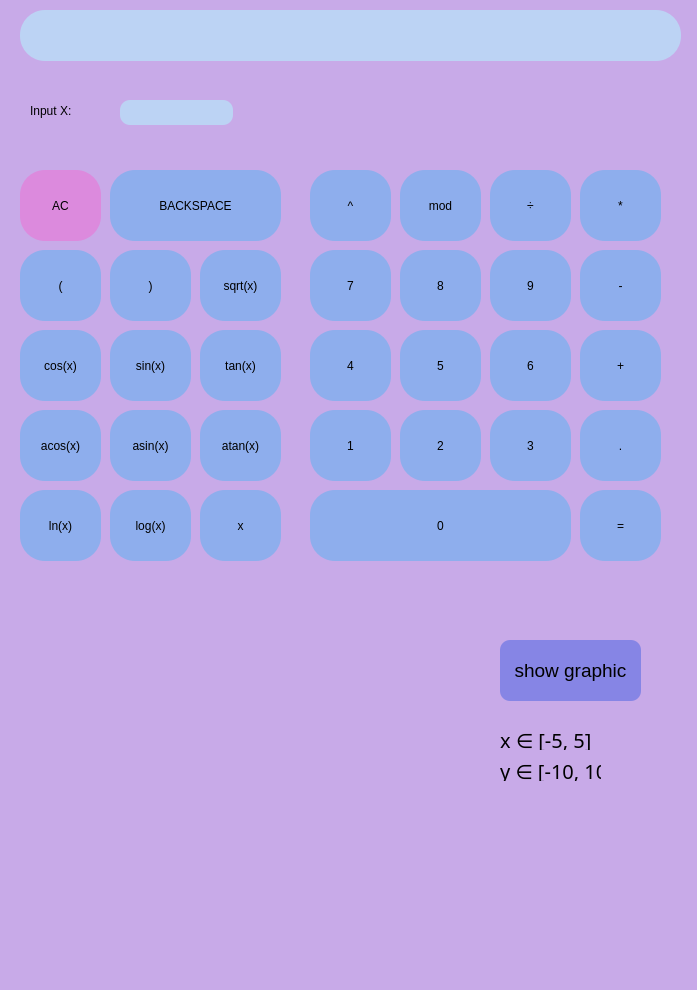
<?xml version="1.0" encoding="UTF-8"?>
<ui version="4.0">
 <class>MainWindow</class>
 <widget class="QMainWindow" name="MainWindow">
  <property name="geometry">
   <rect>
    <x>0</x>
    <y>0</y>
    <width>697</width>
    <height>990</height>
   </rect>
  </property>
  <property name="windowTitle">
   <string>MainWindow</string>
  </property>
  <property name="styleSheet">
   <string notr="true">background-color:rgb(200, 170, 232);
border-radius: 25px;</string>
  </property>
  <widget class="QWidget" name="centralwidget">
   <widget class="QPushButton" name="pushButton_0">
    <property name="geometry">
     <rect>
      <x>310</x>
      <y>490</y>
      <width>261</width>
      <height>71</height>
     </rect>
    </property>
    <property name="styleSheet">
     <string notr="true">background-color: rgb(142, 174, 237);
border-radius: 25px;</string>
    </property>
    <property name="text">
     <string>0</string>
    </property>
   </widget>
   <widget class="QPushButton" name="pushButton_dot">
    <property name="geometry">
     <rect>
      <x>580</x>
      <y>410</y>
      <width>81</width>
      <height>71</height>
     </rect>
    </property>
    <property name="styleSheet">
     <string notr="true">background-color: rgb(142, 174, 237);
border-radius: 25px;</string>
    </property>
    <property name="text">
     <string>.</string>
    </property>
   </widget>
   <widget class="QPushButton" name="pushButton_equal">
    <property name="geometry">
     <rect>
      <x>580</x>
      <y>490</y>
      <width>81</width>
      <height>71</height>
     </rect>
    </property>
    <property name="styleSheet">
     <string notr="true">background-color: rgb(142, 174, 237);
border-radius: 25px;</string>
    </property>
    <property name="text">
     <string>=</string>
    </property>
   </widget>
   <widget class="QPushButton" name="pushButton_1">
    <property name="geometry">
     <rect>
      <x>310</x>
      <y>410</y>
      <width>81</width>
      <height>71</height>
     </rect>
    </property>
    <property name="styleSheet">
     <string notr="true">background-color: rgb(142, 174, 237);
border-radius: 25px;</string>
    </property>
    <property name="text">
     <string>1</string>
    </property>
   </widget>
   <widget class="QPushButton" name="pushButton_2">
    <property name="geometry">
     <rect>
      <x>400</x>
      <y>410</y>
      <width>81</width>
      <height>71</height>
     </rect>
    </property>
    <property name="styleSheet">
     <string notr="true">background-color: rgb(142, 174, 237);
border-radius: 25px;</string>
    </property>
    <property name="text">
     <string>2</string>
    </property>
   </widget>
   <widget class="QPushButton" name="pushButton_3">
    <property name="geometry">
     <rect>
      <x>490</x>
      <y>410</y>
      <width>81</width>
      <height>71</height>
     </rect>
    </property>
    <property name="styleSheet">
     <string notr="true">background-color: rgb(142, 174, 237);
border-radius: 25px;</string>
    </property>
    <property name="text">
     <string>3</string>
    </property>
   </widget>
   <widget class="QPushButton" name="pushButton_plus">
    <property name="geometry">
     <rect>
      <x>580</x>
      <y>330</y>
      <width>81</width>
      <height>71</height>
     </rect>
    </property>
    <property name="styleSheet">
     <string notr="true">background-color: rgb(142, 174, 237);
border-radius: 25px;</string>
    </property>
    <property name="text">
     <string>+</string>
    </property>
   </widget>
   <widget class="QPushButton" name="pushButton_4">
    <property name="geometry">
     <rect>
      <x>310</x>
      <y>330</y>
      <width>81</width>
      <height>71</height>
     </rect>
    </property>
    <property name="styleSheet">
     <string notr="true">background-color: rgb(142, 174, 237);
border-radius: 25px;</string>
    </property>
    <property name="text">
     <string>4</string>
    </property>
   </widget>
   <widget class="QPushButton" name="pushButton_5">
    <property name="geometry">
     <rect>
      <x>400</x>
      <y>330</y>
      <width>81</width>
      <height>71</height>
     </rect>
    </property>
    <property name="styleSheet">
     <string notr="true">background-color: rgb(142, 174, 237);
border-radius: 25px;</string>
    </property>
    <property name="text">
     <string>5</string>
    </property>
   </widget>
   <widget class="QPushButton" name="pushButton_6">
    <property name="geometry">
     <rect>
      <x>490</x>
      <y>330</y>
      <width>81</width>
      <height>71</height>
     </rect>
    </property>
    <property name="styleSheet">
     <string notr="true">background-color: rgb(142, 174, 237);
border-radius: 25px;</string>
    </property>
    <property name="text">
     <string>6</string>
    </property>
   </widget>
   <widget class="QPushButton" name="pushButton_minus">
    <property name="geometry">
     <rect>
      <x>580</x>
      <y>250</y>
      <width>81</width>
      <height>71</height>
     </rect>
    </property>
    <property name="styleSheet">
     <string notr="true">background-color: rgb(142, 174, 237);
border-radius: 25px;</string>
    </property>
    <property name="text">
     <string>-</string>
    </property>
   </widget>
   <widget class="QPushButton" name="pushButton_7">
    <property name="geometry">
     <rect>
      <x>310</x>
      <y>250</y>
      <width>81</width>
      <height>71</height>
     </rect>
    </property>
    <property name="styleSheet">
     <string notr="true">background-color: rgb(142, 174, 237);
border-radius: 25px;</string>
    </property>
    <property name="text">
     <string>7</string>
    </property>
   </widget>
   <widget class="QPushButton" name="pushButton_8">
    <property name="geometry">
     <rect>
      <x>400</x>
      <y>250</y>
      <width>81</width>
      <height>71</height>
     </rect>
    </property>
    <property name="styleSheet">
     <string notr="true">background-color: rgb(142, 174, 237);
border-radius: 25px;</string>
    </property>
    <property name="text">
     <string>8</string>
    </property>
   </widget>
   <widget class="QPushButton" name="pushButton_9">
    <property name="geometry">
     <rect>
      <x>490</x>
      <y>250</y>
      <width>81</width>
      <height>71</height>
     </rect>
    </property>
    <property name="styleSheet">
     <string notr="true">background-color: rgb(142, 174, 237);
border-radius: 25px;</string>
    </property>
    <property name="text">
     <string>9</string>
    </property>
   </widget>
   <widget class="QPushButton" name="pushButton_multiplication">
    <property name="geometry">
     <rect>
      <x>580</x>
      <y>170</y>
      <width>81</width>
      <height>71</height>
     </rect>
    </property>
    <property name="styleSheet">
     <string notr="true">background-color: rgb(142, 174, 237);
border-radius: 25px;</string>
    </property>
    <property name="text">
     <string>*</string>
    </property>
   </widget>
   <widget class="QPushButton" name="pushButton_pow">
    <property name="geometry">
     <rect>
      <x>310</x>
      <y>170</y>
      <width>81</width>
      <height>71</height>
     </rect>
    </property>
    <property name="styleSheet">
     <string notr="true">background-color: rgb(142, 174, 237);
border-radius: 25px;</string>
    </property>
    <property name="text">
     <string>^</string>
    </property>
   </widget>
   <widget class="QPushButton" name="pushButton_mod">
    <property name="geometry">
     <rect>
      <x>400</x>
      <y>170</y>
      <width>81</width>
      <height>71</height>
     </rect>
    </property>
    <property name="styleSheet">
     <string notr="true">background-color: rgb(142, 174, 237);
border-radius: 25px;</string>
    </property>
    <property name="text">
     <string>mod</string>
    </property>
   </widget>
   <widget class="QPushButton" name="pushButton_division">
    <property name="geometry">
     <rect>
      <x>490</x>
      <y>170</y>
      <width>81</width>
      <height>71</height>
     </rect>
    </property>
    <property name="styleSheet">
     <string notr="true">background-color: rgb(142, 174, 237);
border-radius: 25px;</string>
    </property>
    <property name="text">
     <string>÷</string>
    </property>
   </widget>
   <widget class="QPushButton" name="pushButton_AC">
    <property name="geometry">
     <rect>
      <x>20</x>
      <y>170</y>
      <width>81</width>
      <height>71</height>
     </rect>
    </property>
    <property name="styleSheet">
     <string notr="true">background-color: rgb(220, 138, 221);
border-radius: 25px;</string>
    </property>
    <property name="text">
     <string>AC</string>
    </property>
   </widget>
   <widget class="QPushButton" name="pushButton_backspace">
    <property name="geometry">
     <rect>
      <x>110</x>
      <y>170</y>
      <width>171</width>
      <height>71</height>
     </rect>
    </property>
    <property name="styleSheet">
     <string notr="true">background-color: rgb(142, 174, 237);
border-radius: 25px;</string>
    </property>
    <property name="text">
     <string>BACKSPACE</string>
    </property>
   </widget>
   <widget class="QPushButton" name="pushButton_left_brace">
    <property name="geometry">
     <rect>
      <x>20</x>
      <y>250</y>
      <width>81</width>
      <height>71</height>
     </rect>
    </property>
    <property name="styleSheet">
     <string notr="true">background-color: rgb(142, 174, 237);
border-radius: 25px;</string>
    </property>
    <property name="text">
     <string>(</string>
    </property>
   </widget>
   <widget class="QPushButton" name="pushButton_right_brace">
    <property name="geometry">
     <rect>
      <x>110</x>
      <y>250</y>
      <width>81</width>
      <height>71</height>
     </rect>
    </property>
    <property name="styleSheet">
     <string notr="true">background-color: rgb(142, 174, 237);
border-radius: 25px;</string>
    </property>
    <property name="text">
     <string>)</string>
    </property>
   </widget>
   <widget class="QPushButton" name="pushButton_sqrt">
    <property name="geometry">
     <rect>
      <x>200</x>
      <y>250</y>
      <width>81</width>
      <height>71</height>
     </rect>
    </property>
    <property name="styleSheet">
     <string notr="true">background-color: rgb(142, 174, 237);
border-radius: 25px;</string>
    </property>
    <property name="text">
     <string>sqrt(x)</string>
    </property>
   </widget>
   <widget class="QPushButton" name="pushButton_cos">
    <property name="geometry">
     <rect>
      <x>20</x>
      <y>330</y>
      <width>81</width>
      <height>71</height>
     </rect>
    </property>
    <property name="styleSheet">
     <string notr="true">background-color: rgb(142, 174, 237);
border-radius: 25px;</string>
    </property>
    <property name="text">
     <string>cos(x)</string>
    </property>
   </widget>
   <widget class="QPushButton" name="pushButton_sin">
    <property name="geometry">
     <rect>
      <x>110</x>
      <y>330</y>
      <width>81</width>
      <height>71</height>
     </rect>
    </property>
    <property name="styleSheet">
     <string notr="true">background-color: rgb(142, 174, 237);
border-radius: 25px;</string>
    </property>
    <property name="text">
     <string>sin(x)</string>
    </property>
   </widget>
   <widget class="QPushButton" name="pushButton_tan">
    <property name="geometry">
     <rect>
      <x>200</x>
      <y>330</y>
      <width>81</width>
      <height>71</height>
     </rect>
    </property>
    <property name="styleSheet">
     <string notr="true">background-color: rgb(142, 174, 237);
border-radius: 25px;</string>
    </property>
    <property name="text">
     <string>tan(x)</string>
    </property>
   </widget>
   <widget class="QPushButton" name="pushButton_acos">
    <property name="geometry">
     <rect>
      <x>20</x>
      <y>410</y>
      <width>81</width>
      <height>71</height>
     </rect>
    </property>
    <property name="styleSheet">
     <string notr="true">background-color: rgb(142, 174, 237);
border-radius: 25px;</string>
    </property>
    <property name="text">
     <string>acos(x)</string>
    </property>
   </widget>
   <widget class="QPushButton" name="pushButton_asin">
    <property name="geometry">
     <rect>
      <x>110</x>
      <y>410</y>
      <width>81</width>
      <height>71</height>
     </rect>
    </property>
    <property name="styleSheet">
     <string notr="true">background-color: rgb(142, 174, 237);
border-radius: 25px;</string>
    </property>
    <property name="text">
     <string>asin(x)</string>
    </property>
   </widget>
   <widget class="QPushButton" name="pushButton_atan">
    <property name="geometry">
     <rect>
      <x>200</x>
      <y>410</y>
      <width>81</width>
      <height>71</height>
     </rect>
    </property>
    <property name="styleSheet">
     <string notr="true">background-color: rgb(142, 174, 237);
border-radius: 25px;</string>
    </property>
    <property name="text">
     <string>atan(x)</string>
    </property>
   </widget>
   <widget class="QPushButton" name="pushButton_ln">
    <property name="geometry">
     <rect>
      <x>20</x>
      <y>490</y>
      <width>81</width>
      <height>71</height>
     </rect>
    </property>
    <property name="styleSheet">
     <string notr="true">background-color: rgb(142, 174, 237);
border-radius: 25px;</string>
    </property>
    <property name="text">
     <string>ln(x)</string>
    </property>
   </widget>
   <widget class="QPushButton" name="pushButton_log">
    <property name="geometry">
     <rect>
      <x>110</x>
      <y>490</y>
      <width>81</width>
      <height>71</height>
     </rect>
    </property>
    <property name="styleSheet">
     <string notr="true">background-color: rgb(142, 174, 237);
border-radius: 25px;</string>
    </property>
    <property name="text">
     <string>log(x)</string>
    </property>
   </widget>
   <widget class="QPushButton" name="pushButton_x">
    <property name="geometry">
     <rect>
      <x>200</x>
      <y>490</y>
      <width>81</width>
      <height>71</height>
     </rect>
    </property>
    <property name="styleSheet">
     <string notr="true">background-color: rgb(142, 174, 237);
border-radius: 25px;</string>
    </property>
    <property name="text">
     <string>x</string>
    </property>
   </widget>
   <widget class="QTextEdit" name="textEdit">
    <property name="geometry">
     <rect>
      <x>20</x>
      <y>10</y>
      <width>661</width>
      <height>51</height>
     </rect>
    </property>
    <property name="palette">
     <palette>
      <active>
       <colorrole role="WindowText">
        <brush brushstyle="SolidPattern">
         <color alpha="255">
          <red>0</red>
          <green>0</green>
          <blue>0</blue>
         </color>
        </brush>
       </colorrole>
       <colorrole role="Button">
        <brush brushstyle="SolidPattern">
         <color alpha="255">
          <red>188</red>
          <green>211</green>
          <blue>244</blue>
         </color>
        </brush>
       </colorrole>
       <colorrole role="Light">
        <brush brushstyle="SolidPattern">
         <color alpha="255">
          <red>255</red>
          <green>255</green>
          <blue>255</blue>
         </color>
        </brush>
       </colorrole>
       <colorrole role="Midlight">
        <brush brushstyle="SolidPattern">
         <color alpha="255">
          <red>208</red>
          <green>219</green>
          <blue>249</blue>
         </color>
        </brush>
       </colorrole>
       <colorrole role="Dark">
        <brush brushstyle="SolidPattern">
         <color alpha="255">
          <red>80</red>
          <green>91</green>
          <blue>121</blue>
         </color>
        </brush>
       </colorrole>
       <colorrole role="Mid">
        <brush brushstyle="SolidPattern">
         <color alpha="255">
          <red>107</red>
          <green>122</green>
          <blue>162</blue>
         </color>
        </brush>
       </colorrole>
       <colorrole role="Text">
        <brush brushstyle="SolidPattern">
         <color alpha="255">
          <red>0</red>
          <green>0</green>
          <blue>0</blue>
         </color>
        </brush>
       </colorrole>
       <colorrole role="BrightText">
        <brush brushstyle="SolidPattern">
         <color alpha="255">
          <red>255</red>
          <green>255</green>
          <blue>255</blue>
         </color>
        </brush>
       </colorrole>
       <colorrole role="ButtonText">
        <brush brushstyle="SolidPattern">
         <color alpha="255">
          <red>0</red>
          <green>0</green>
          <blue>0</blue>
         </color>
        </brush>
       </colorrole>
       <colorrole role="Base">
        <brush brushstyle="SolidPattern">
         <color alpha="255">
          <red>188</red>
          <green>211</green>
          <blue>244</blue>
         </color>
        </brush>
       </colorrole>
       <colorrole role="Window">
        <brush brushstyle="SolidPattern">
         <color alpha="255">
          <red>188</red>
          <green>211</green>
          <blue>244</blue>
         </color>
        </brush>
       </colorrole>
       <colorrole role="Shadow">
        <brush brushstyle="SolidPattern">
         <color alpha="255">
          <red>0</red>
          <green>0</green>
          <blue>0</blue>
         </color>
        </brush>
       </colorrole>
       <colorrole role="AlternateBase">
        <brush brushstyle="SolidPattern">
         <color alpha="255">
          <red>208</red>
          <green>219</green>
          <blue>249</blue>
         </color>
        </brush>
       </colorrole>
       <colorrole role="ToolTipBase">
        <brush brushstyle="SolidPattern">
         <color alpha="255">
          <red>255</red>
          <green>255</green>
          <blue>220</blue>
         </color>
        </brush>
       </colorrole>
       <colorrole role="ToolTipText">
        <brush brushstyle="SolidPattern">
         <color alpha="255">
          <red>0</red>
          <green>0</green>
          <blue>0</blue>
         </color>
        </brush>
       </colorrole>
       <colorrole role="PlaceholderText">
        <brush brushstyle="SolidPattern">
         <color alpha="128">
          <red>0</red>
          <green>0</green>
          <blue>0</blue>
         </color>
        </brush>
       </colorrole>
      </active>
      <inactive>
       <colorrole role="WindowText">
        <brush brushstyle="SolidPattern">
         <color alpha="255">
          <red>0</red>
          <green>0</green>
          <blue>0</blue>
         </color>
        </brush>
       </colorrole>
       <colorrole role="Button">
        <brush brushstyle="SolidPattern">
         <color alpha="255">
          <red>188</red>
          <green>211</green>
          <blue>244</blue>
         </color>
        </brush>
       </colorrole>
       <colorrole role="Light">
        <brush brushstyle="SolidPattern">
         <color alpha="255">
          <red>255</red>
          <green>255</green>
          <blue>255</blue>
         </color>
        </brush>
       </colorrole>
       <colorrole role="Midlight">
        <brush brushstyle="SolidPattern">
         <color alpha="255">
          <red>208</red>
          <green>219</green>
          <blue>249</blue>
         </color>
        </brush>
       </colorrole>
       <colorrole role="Dark">
        <brush brushstyle="SolidPattern">
         <color alpha="255">
          <red>80</red>
          <green>91</green>
          <blue>121</blue>
         </color>
        </brush>
       </colorrole>
       <colorrole role="Mid">
        <brush brushstyle="SolidPattern">
         <color alpha="255">
          <red>107</red>
          <green>122</green>
          <blue>162</blue>
         </color>
        </brush>
       </colorrole>
       <colorrole role="Text">
        <brush brushstyle="SolidPattern">
         <color alpha="255">
          <red>0</red>
          <green>0</green>
          <blue>0</blue>
         </color>
        </brush>
       </colorrole>
       <colorrole role="BrightText">
        <brush brushstyle="SolidPattern">
         <color alpha="255">
          <red>255</red>
          <green>255</green>
          <blue>255</blue>
         </color>
        </brush>
       </colorrole>
       <colorrole role="ButtonText">
        <brush brushstyle="SolidPattern">
         <color alpha="255">
          <red>0</red>
          <green>0</green>
          <blue>0</blue>
         </color>
        </brush>
       </colorrole>
       <colorrole role="Base">
        <brush brushstyle="SolidPattern">
         <color alpha="255">
          <red>188</red>
          <green>211</green>
          <blue>244</blue>
         </color>
        </brush>
       </colorrole>
       <colorrole role="Window">
        <brush brushstyle="SolidPattern">
         <color alpha="255">
          <red>188</red>
          <green>211</green>
          <blue>244</blue>
         </color>
        </brush>
       </colorrole>
       <colorrole role="Shadow">
        <brush brushstyle="SolidPattern">
         <color alpha="255">
          <red>0</red>
          <green>0</green>
          <blue>0</blue>
         </color>
        </brush>
       </colorrole>
       <colorrole role="AlternateBase">
        <brush brushstyle="SolidPattern">
         <color alpha="255">
          <red>208</red>
          <green>219</green>
          <blue>249</blue>
         </color>
        </brush>
       </colorrole>
       <colorrole role="ToolTipBase">
        <brush brushstyle="SolidPattern">
         <color alpha="255">
          <red>255</red>
          <green>255</green>
          <blue>220</blue>
         </color>
        </brush>
       </colorrole>
       <colorrole role="ToolTipText">
        <brush brushstyle="SolidPattern">
         <color alpha="255">
          <red>0</red>
          <green>0</green>
          <blue>0</blue>
         </color>
        </brush>
       </colorrole>
       <colorrole role="PlaceholderText">
        <brush brushstyle="SolidPattern">
         <color alpha="128">
          <red>0</red>
          <green>0</green>
          <blue>0</blue>
         </color>
        </brush>
       </colorrole>
      </inactive>
      <disabled>
       <colorrole role="WindowText">
        <brush brushstyle="SolidPattern">
         <color alpha="255">
          <red>80</red>
          <green>91</green>
          <blue>121</blue>
         </color>
        </brush>
       </colorrole>
       <colorrole role="Button">
        <brush brushstyle="SolidPattern">
         <color alpha="255">
          <red>188</red>
          <green>211</green>
          <blue>244</blue>
         </color>
        </brush>
       </colorrole>
       <colorrole role="Light">
        <brush brushstyle="SolidPattern">
         <color alpha="255">
          <red>255</red>
          <green>255</green>
          <blue>255</blue>
         </color>
        </brush>
       </colorrole>
       <colorrole role="Midlight">
        <brush brushstyle="SolidPattern">
         <color alpha="255">
          <red>208</red>
          <green>219</green>
          <blue>249</blue>
         </color>
        </brush>
       </colorrole>
       <colorrole role="Dark">
        <brush brushstyle="SolidPattern">
         <color alpha="255">
          <red>80</red>
          <green>91</green>
          <blue>121</blue>
         </color>
        </brush>
       </colorrole>
       <colorrole role="Mid">
        <brush brushstyle="SolidPattern">
         <color alpha="255">
          <red>107</red>
          <green>122</green>
          <blue>162</blue>
         </color>
        </brush>
       </colorrole>
       <colorrole role="Text">
        <brush brushstyle="SolidPattern">
         <color alpha="255">
          <red>80</red>
          <green>91</green>
          <blue>121</blue>
         </color>
        </brush>
       </colorrole>
       <colorrole role="BrightText">
        <brush brushstyle="SolidPattern">
         <color alpha="255">
          <red>255</red>
          <green>255</green>
          <blue>255</blue>
         </color>
        </brush>
       </colorrole>
       <colorrole role="ButtonText">
        <brush brushstyle="SolidPattern">
         <color alpha="255">
          <red>80</red>
          <green>91</green>
          <blue>121</blue>
         </color>
        </brush>
       </colorrole>
       <colorrole role="Base">
        <brush brushstyle="SolidPattern">
         <color alpha="255">
          <red>188</red>
          <green>211</green>
          <blue>244</blue>
         </color>
        </brush>
       </colorrole>
       <colorrole role="Window">
        <brush brushstyle="SolidPattern">
         <color alpha="255">
          <red>188</red>
          <green>211</green>
          <blue>244</blue>
         </color>
        </brush>
       </colorrole>
       <colorrole role="Shadow">
        <brush brushstyle="SolidPattern">
         <color alpha="255">
          <red>0</red>
          <green>0</green>
          <blue>0</blue>
         </color>
        </brush>
       </colorrole>
       <colorrole role="AlternateBase">
        <brush brushstyle="SolidPattern">
         <color alpha="255">
          <red>161</red>
          <green>183</green>
          <blue>243</blue>
         </color>
        </brush>
       </colorrole>
       <colorrole role="ToolTipBase">
        <brush brushstyle="SolidPattern">
         <color alpha="255">
          <red>255</red>
          <green>255</green>
          <blue>220</blue>
         </color>
        </brush>
       </colorrole>
       <colorrole role="ToolTipText">
        <brush brushstyle="SolidPattern">
         <color alpha="255">
          <red>0</red>
          <green>0</green>
          <blue>0</blue>
         </color>
        </brush>
       </colorrole>
       <colorrole role="PlaceholderText">
        <brush brushstyle="SolidPattern">
         <color alpha="128">
          <red>0</red>
          <green>0</green>
          <blue>0</blue>
         </color>
        </brush>
       </colorrole>
      </disabled>
     </palette>
    </property>
    <property name="font">
     <font>
      <family>Ubuntu Mono</family>
      <pointsize>16</pointsize>
      <weight>75</weight>
      <bold>true</bold>
     </font>
    </property>
    <property name="autoFillBackground">
     <bool>false</bool>
    </property>
    <property name="styleSheet">
     <string notr="true">background-color: rgb(188, 211, 244);
border-radius: 25px;</string>
    </property>
    <property name="lineWrapColumnOrWidth">
     <number>0</number>
    </property>
    <property name="readOnly">
     <bool>true</bool>
    </property>
   </widget>
   <widget class="QLabel" name="label">
    <property name="geometry">
     <rect>
      <x>30</x>
      <y>100</y>
      <width>61</width>
      <height>21</height>
     </rect>
    </property>
    <property name="text">
     <string>Input X:</string>
    </property>
   </widget>
   <widget class="QLineEdit" name="inputX">
    <property name="geometry">
     <rect>
      <x>120</x>
      <y>100</y>
      <width>113</width>
      <height>25</height>
     </rect>
    </property>
    <property name="styleSheet">
     <string notr="true">background-color: rgb(188, 211, 244);
border-radius: 10px;</string>
    </property>
   </widget>
   <widget class="QPushButton" name="show_graphic">
    <property name="geometry">
     <rect>
      <x>500</x>
      <y>640</y>
      <width>141</width>
      <height>61</height>
     </rect>
    </property>
    <property name="font">
     <font>
      <family>Ubuntu</family>
      <pointsize>14</pointsize>
     </font>
    </property>
    <property name="styleSheet">
     <string notr="true">background-color: rgb(134, 133, 229);
border-radius: 10px;</string>
    </property>
    <property name="text">
     <string>show graphic</string>
    </property>
   </widget>
   <widget class="QCustomPlot" name="customPlot" native="true">
    <property name="geometry">
     <rect>
      <x>30</x>
      <y>610</y>
      <width>451</width>
      <height>331</height>
     </rect>
    </property>
   </widget>
   <widget class="QLabel" name="label_2">
    <property name="geometry">
     <rect>
      <x>500</x>
      <y>730</y>
      <width>91</width>
      <height>20</height>
     </rect>
    </property>
    <property name="font">
     <font>
      <family>Yrsa Medium</family>
      <pointsize>15</pointsize>
     </font>
    </property>
    <property name="text">
     <string>x ∈ [-5, 5]</string>
    </property>
   </widget>
   <widget class="QLabel" name="label_3">
    <property name="geometry">
     <rect>
      <x>500</x>
      <y>760</y>
      <width>101</width>
      <height>21</height>
     </rect>
    </property>
    <property name="font">
     <font>
      <family>Yrsa Medium</family>
      <pointsize>15</pointsize>
     </font>
    </property>
    <property name="text">
     <string>y ∈ [-10, 10]</string>
    </property>
   </widget>
  </widget>
  <widget class="QMenuBar" name="menubar">
   <property name="geometry">
    <rect>
     <x>0</x>
     <y>0</y>
     <width>697</width>
     <height>22</height>
    </rect>
   </property>
  </widget>
  <widget class="QStatusBar" name="statusbar"/>
 </widget>
 <customwidgets>
  <customwidget>
   <class>QCustomPlot</class>
   <extends>QWidget</extends>
   <header>qcustomplot.h</header>
   <container>1</container>
  </customwidget>
 </customwidgets>
 <resources/>
 <connections/>
</ui>
